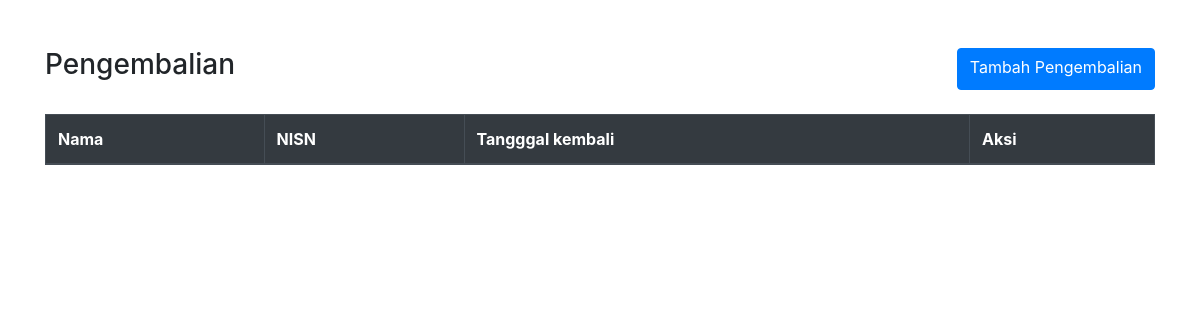
Before: /page/pengembalian/index.php with the older database file.
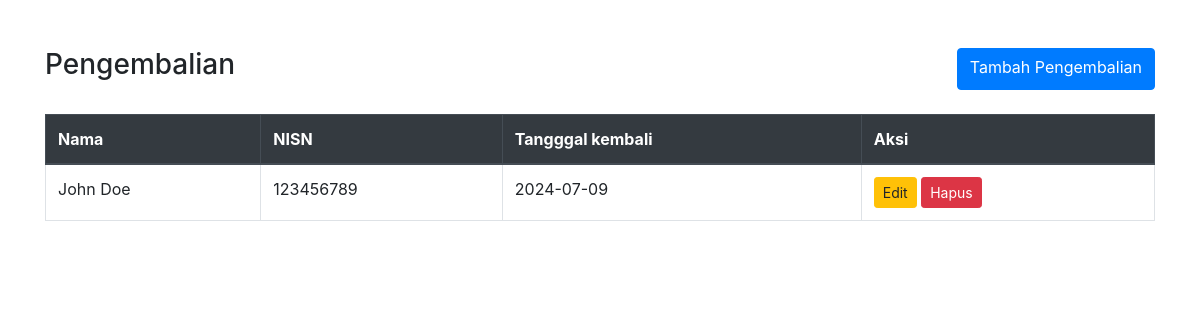
After: the same page with the newer database file.
### tables this page shows
CREATE TABLE `pengembalian` (
  `id_pengembalian` int(15) NOT NULL AUTO_INCREMENT,
  `nama` varchar(50) NOT NULL,
  `nisn` varchar(15) NOT NULL,
  `tanggal_pengembalian` DATE NOT NULL,
  PRIMARY KEY (`id_pengembalian`)
);

### database/class/pengembalian.php (called while the page is built, shortened)
<?php
class pengembalian
{
    private $db;
    private static $instance = null;
    public function __construct($db_conn)
    {
        $this->db = $db_conn;
    }
    public static function getInstance($pdo)
    {
        if (self::$instance == null) {
            self::$instance = new pengembalian($pdo);
        }
        return self::$instance;
    }
    public function getAll()
    {
        try {
            $stmt = $this->db->prepare("SELECT * FROM pengembalian");
            $stmt->execute();
            $data = $stmt->fetchAll(PDO::FETCH_ASSOC);
            return $data;
        } catch (PDOException $e) {
            echo $e->getMessage();
            return false;
        }
    }
}
?>

### page/pengembalian/index.php (the view, shortened to what this page needs)
<!DOCTYPE html>
<html lang="en">
<head>
    <link href="https://maxcdn.bootstrapcdn.com/bootstrap/4.5.2/css/bootstrap.min.css" rel="stylesheet">
</head>
<body>
    <div class="container mt-5">
        <div class="d-flex justify-content-between mb-4">
            <h3>Pengembalian</h3>
            <a href="add.php?page=pengembalian&act=tambah" class="btn btn-primary">Tambah Pengembalian</a>
        </div>
        <div>
            <table class="table table-bordered">
                <thead class="thead-dark">
                <tr>
                        <th>Nama</th>
                        <th>NISN</th>
                        <th>Tangggal kembali</th>
                        <th>Aksi</th>
                    </tr>
                </thead>
                <tbody>
                <?php
                        include("../../database/class/pengembalian.php");
                        $pdo = koneksi::connect();
                        $pengembalian = pengembalian::getInstance($pdo);
                        $dataPengembalian = $pengembalian->getAll();
                        foreach ($dataPengembalian as $row) {
                        ?>
                        <tr>
                            <td><?php echo htmlspecialchars($row['nama']); ?></td>
                            <td><?php echo htmlspecialchars($row['nisn']); ?></td>
                            <td><?php echo htmlspecialchars($row['tanggal_pengembalian']); ?></td>
                            <td>
                            <a href="edit.php?page=pengembalian&act=edit&id_pengembalian=<?php echo urlencode($row['id_pengembalian']); ?>" class="btn btn-warning btn-sm">
                            <i class="fas fa-edit"></i> Edit
                        </a>
                                <a href="hapus.php?page=pengembalian&act=hapus&id_pengembalian=<?php echo $row['id_pengembalian'] ?>" class="btn btn-danger btn-sm" onclick="return confirm('Apakah anda ingin menghapus data ini?')">
                                <i class="fas fa-trash"></i> Hapus
                             </a>
                            </td>
                        </tr>
                    <?php
                    }
                    ?>
                </tbody>
            </table>
        </div>
    </div>
</body>
</html>

Changed rows visible on the page:
added pengembalian: nama "John Doe", nisn "123456789", tanggal_pengembalian "2024-07-09"
